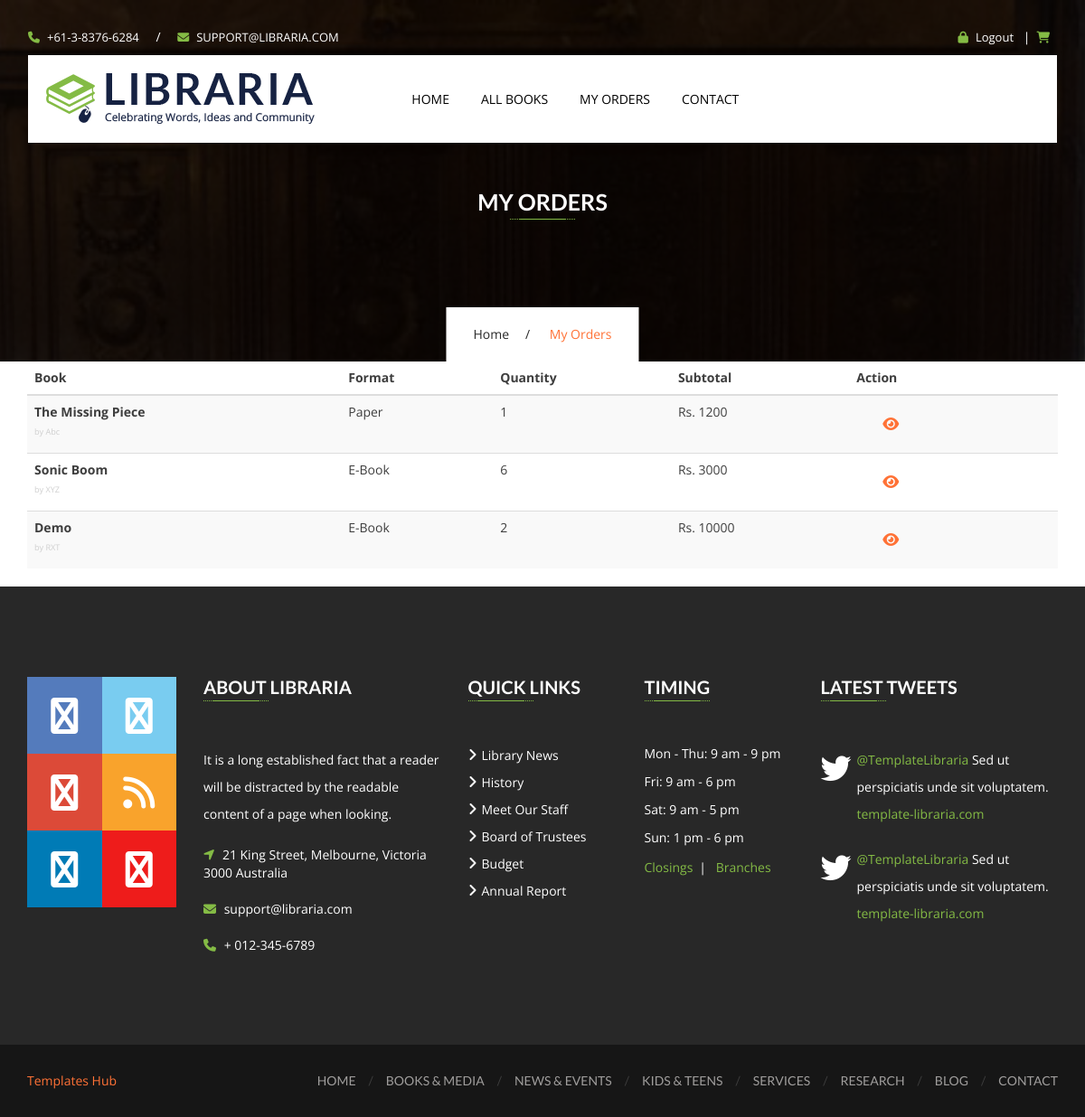
The page /my_orders/ (signed in) on the database its author committed.
### app1/models.py (models this page shows, shortened)
class Cart(models.Model):
    user = models.ForeignKey(User, on_delete=models.CASCADE, blank=True, null=True)
    book = models.ForeignKey(Product, on_delete=models.SET_NULL, blank=True, null=True)
    quantity = models.IntegerField(default=1)
    sub_total = models.IntegerField(default=0)
    direct_buy = models.BooleanField(default=False)
    ordered = models.BooleanField(default=False)
    order_status = models.CharField(max_length=20,choices=ORDER_STATUS_CHOICES,default='Pending')

class Product(models.Model):
    name = models.CharField(default="", max_length=50)
    format = models.CharField(choices=BOOK_FORMATS, max_length=50, default="E-Book")
    genre = models.CharField(default="", max_length=50)
    price = models.IntegerField(default=0)
    file = models.FileField(upload_to="EBooks_PDFs", blank=True, null=True)
    img = models.ImageField(default="", upload_to="BooksImgs")
    author = models.CharField(default="", max_length=50)
    stock = models.IntegerField(default=0)
    pages = models.IntegerField(default=0)
    lang = models.CharField(default="", max_length=50)
    short_desc = models.CharField(default="", max_length=50)
    desc = models.TextField(default="")
    publish_date = models.DateField(default=datetime.date.today)
    is_avail = models.BooleanField(default=True)

### app1/views.py (the view)
# urls.py: path('my_orders/', views.my_orders, name="my_orders"),
@login_required
def my_orders(request):
    orders = Order.objects.filter(user=request.user, ordered=True)
    return render(request, 'my_orders.html', {'orders': orders})

### templates/my_orders.html
{% extends 'base.html' %}
{% load static %}
{% block body %}
  <link rel="stylesheet" href="https://cdnjs.cloudflare.com/ajax/libs/font-awesome/6.5.0/css/all.min.css">
        <section class="page-banner services-banner">
            <div class="container">
                <div class="banner-header">
                    <h2>My Orders</h2>
                    <span class="underline center"></span>
                </div>
                <div class="breadcrumb">
                    <ul>
                        <li><a href="/">Home</a></li>
                        <li>My Orders</li>
                    </ul>
                </div>
            </div>
        </section>
<div class="container">
    <div class="table-responsive">
      <table class="table table-striped align-middle">
        <thead class="table-dark">
          <tr>
            <th>Book</th>
            <th>Format</th>
            <th>Quantity</th>
            <th>Subtotal</th>
            <th>Action</th>
          </tr>
        </thead>
        <tbody>
        {% for o in orders %}
          {% for cart_item in o.my_books.all %}
            <tr>
              <td>
                <strong>{{ cart_item.book.name }}</strong><br>
                <small class="text-muted">by {{ cart_item.book.author }}</small>
              </td>
              <td>{{ cart_item.book.format }}</td>
              <td>{{ cart_item.quantity }}</td>
              <td>Rs. {{ cart_item.sub_total }}</td>
              <td>
                  <a href="/order_success/{{o.id}}" target="_blank" class="btn btn-sm btn-outline-secondary">
                    <i class="fas fa-eye icon"></i>
                  </a>
              </td>
            </tr>
          {% endfor %}
          {% endfor %}
        </tbody>
      </table>
    </div>
</div>
{% endblock %}

### rows shown on the page
Cart: book.name "The Missing Piece", book.author "Abc", book.format "Paper", quantity "1", sub_total "1200"
Cart: book.name "Sonic Boom", book.author "XYZ", book.format "E-Book", quantity "6", sub_total "3000"
Cart: book.name "Demo", book.author "RXT", book.format "E-Book", quantity "2", sub_total "10000"
